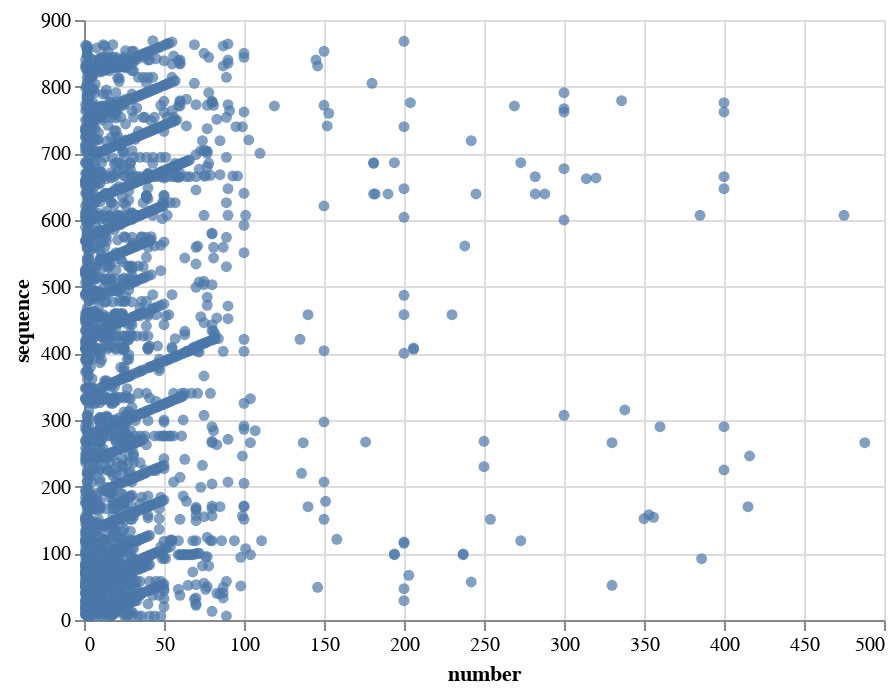

The cell this chart's notebook holds for it:
### Code cell
alt.Chart(subset_digits[(subset_digits.number < 500) & (subset_digits.number > 0)]).mark_circle().encode(
    x='number',
    y='sequence',
    tooltip=['sequence', 'number']
)

### Figure 1 — Vega-Lite specification as saved in the notebook (floating-point values rounded to 4 significant figures; data arrays with more than 128 entries replaced by an {"elided": "..."} marker saying what was removed)
{"config": {"view": {"continuousWidth": 400, "continuousHeight": 300}}, "data": {"name": "data-bd93bf39029255360d7551e3e9685036"}, "mark": "circle", "encoding": {"tooltip": [{"field": "sequence", "type": "quantitative"}, {"field": "number", "type": "quantitative"}], "x": {"field": "number", "type": "quantitative"}, "y": {"field": "sequence", "type": "quantitative"}}, "$schema": "https://vega.github.io/schema/vega-lite/v4.17.0.json", "datasets": {"data-bd93bf39029255360d7551e3e9685036": {"elided": "2854 records"}}}
